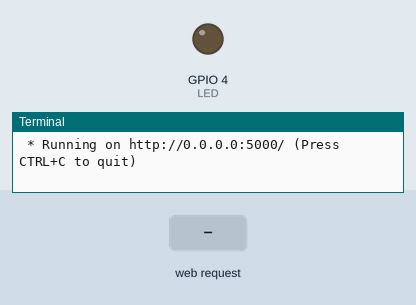
A program run on a simulated Raspberry Pi (BCM pin numbers). Parts: output pins drawn as LEDs (lit = HIGH), the last lines printed to the terminal. Inputs (shaded band) come from the test bench. The clock reads 2024-03-15 10:24:30 at power-on unless the program sets it.

Above: at 1.2 s.
1.3 s: HTTP request for /led/on received
At 1.8 s:
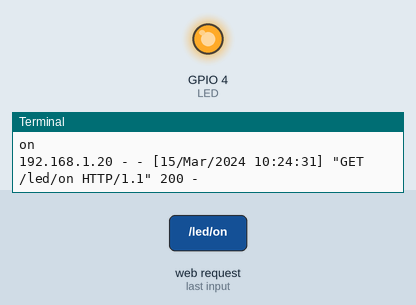
4.3 s: HTTP request for /led/off received
At 5.3 s:
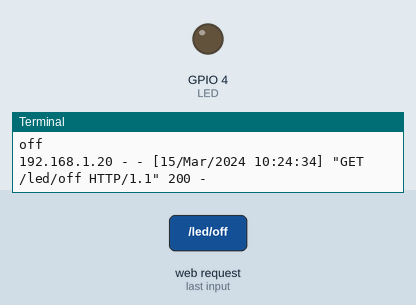
Timing chart, 0 to 7.3 s (numbered marks = the images above; inputs shaded):
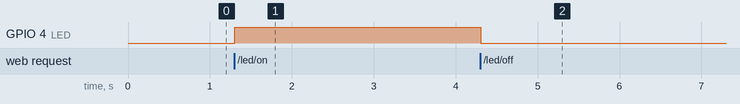

The program:

flask_led2.py
```python
from flask import Flask, render_template
import RPi.GPIO as GPIO

app = Flask(__name__)
LED = 4
GPIO.setmode(GPIO.BCM)
GPIO.setup(LED, GPIO.OUT)

@app.route("/")
def home():
    return render_template("led.html")

@app.route("/led/<op>")
def led_op(op):
    print(op)
    if op == "on":
        GPIO.output(LED, GPIO.HIGH)
        return "LED ON"
    elif op == "off":
        GPIO.output(LED, GPIO.LOW)
        return "LED OFF"
    else:
        return "URL Erorr"

# 터미널에서 직접 실행한 경우
if __name__ == "__main__":
    try:
        app.run(host="0.0.0.0")
    finally:
        print("clean up")
        GPIO.cleanup()
```

Measured:
- after the input at 1.3 s, GPIO 4 (LED): LOW → HIGH at once
- after the input at 4.3 s, GPIO 4 (LED): HIGH → LOW at once
